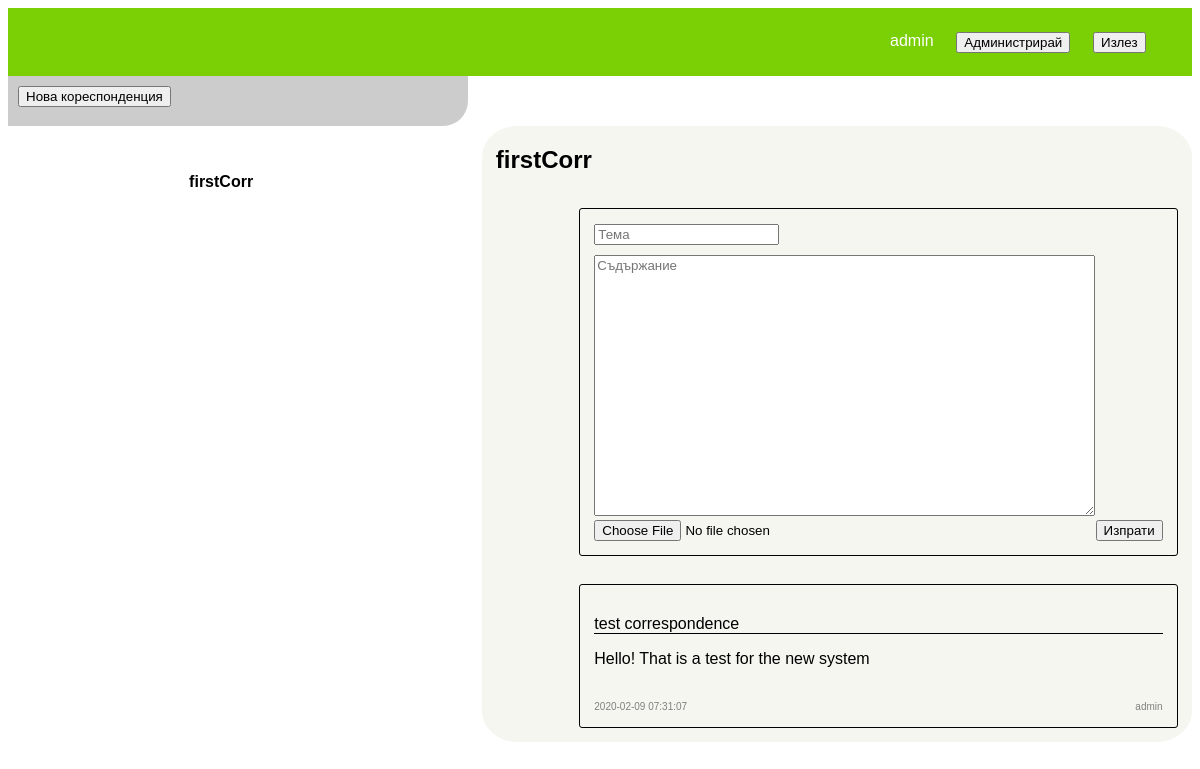
/View/main.php (signed in), run on the app's committed database.
### tables this page shows
CREATE TABLE CorrUsers (
	corrID INT NOT NULL,
	uID INT NOT NULL,
	isAnonymous BINARY NOT NULL DEFAULT '0',
	PRIMARY KEY (corrID, uID)
);

CREATE TABLE Correspondences (
	corrID INT NOT NULL AUTO_INCREMENT,
	title varchar(50) NOT NULL,
	datetimeCreated DATETIME NOT NULL DEFAULT NOW(),
	datetimeLast DATETIME NOT NULL DEFAULT NOW(),
	PRIMARY KEY (corrID)
);

CREATE TABLE Emails (
	corrID INT NOT NULL,
	emailID INT NOT NULL,
	fromUID INT NOT NULL,
	datetime DATETIME NOT NULL DEFAULT NOW(),
	subject varchar(250) NOT NULL,
	content varchar(8000),
	PRIMARY KEY (corrID, emailID)
);

CREATE TABLE Users (
	uID INT NOT NULL AUTO_INCREMENT,
	username varchar(100) NOT NULL UNIQUE,
	firstName varchar(100),
	lastName varchar(100),
	password varchar(100) NOT NULL,
	facID varchar(20) UNIQUE,
	admin BINARY NOT NULL DEFAULT '0',
	isDeleted BINARY NOT NULL DEFAULT '0',
	PRIMARY KEY (uID)
);

### Model/mainPageModel.php (called while the page is built, shortened)
<?php
function extractUserCorrs($uID) {
    require '../Model/dbConfig.php';
    $stmt = $connection->prepare("SELECT * FROM Correspondences JOIN CorrUsers ON Correspondences.corrID=CorrUsers.corrID WHERE CorrUsers.uid=? ORDER BY Correspondences.datetimeLast DESC");
    $stmt->execute([$uID]);
    $result = $stmt->fetchAll(PDO::FETCH_ASSOC);
    return $result;
}
function extractCorrEmails($corrID, $uID) {
    require '../Model/dbConfig.php';
    $stmt = $connection->prepare("SELECT * FROM Emails e JOIN CorrUsers c ON e.corrID=c.corrID AND c.corrID =? WHERE c.uID=?  AND e.emailID NOT IN (SELECT emailID FROM ReadEmails as re WHERE re.corrID=e.corrID AND re.uID=?);");
    $stmt->execute([$corrID, $uID, $uID]);
    $toBeRead = $stmt->fetchAll(PDO::FETCH_ASSOC);
    foreach ($toBeRead as $email){
        $stmt = $connection->prepare("INSERT INTO ReadEmails(corrID, emailID, uID) VALUES(?, ?, ?)");
        $stmt->execute([$corrID, $email['emailID'], $uID]);
    }
    $stmt = $connection->prepare("SELECT * FROM Emails as e
        JOIN Users as u ON e.fromUID=u.uID
        JOIN CorrUsers as cu on e.fromUID=cu.uID AND cu.corrID=e.corrID
        WHERE e.corrID=? ORDER BY e.emailID DESC");
    $stmt->execute([$corrID]);
    $result = $stmt->fetchAll(PDO::FETCH_ASSOC);
    return $result;
}
function extractUnread($uID) {
    require '../Model/dbConfig.php';
    $stmt = $connection->prepare("SELECT * FROM Emails e JOIN CorrUsers c ON e.corrID=c.corrID WHERE c.uID=?  AND e.emailID NOT IN (SELECT emailID FROM ReadEmails as re WHERE re.corrID=e.corrID AND re.uID=?);");
    $stmt->execute([$uID, $uID]);
    $result = $stmt->fetchAll(PDO::FETCH_ASSOC);
    return $result;
}
?>

### Controller/mainPageController.php (called while the page is built, shortened)
<?php
require '../Model/mainPageModel.php';
function getUserCorrs($uID) {
    return extractUserCorrs($uID);
}
function getCorrEmails($corrID, $uID) {
    if (belongsUserCorr($uID, $corrID)) {
        return extractCorrEmails($corrID, $uID);
    }
    return [];
}
function getUnread($uID) {
    return extractUnread($uID);
}
?>

### View/main.php (the view, shortened to what this page needs)
<?php
require '../Controller/mainPageController.php';
$uID = $_SESSION['uid'];
$username = $_SESSION['username'];
$unreadEmails = getUnread($uID);
$numUnreadEmails = count($unreadEmails);
$unreadCorrs = [];
foreach ($unreadEmails as $unreadEmail) {
    if (!in_array($unreadEmail['corrID'], $unreadCorrs)) {
        array_push($unreadCorrs, $unreadEmail['corrID']);
    }
}
$corrs = getUserCorrs($uID);
print <<< HTML
<!DOCTYPE html>
<html lang="bg">
<head>
    <meta charset="UTF-8">
    <meta name="viewport" content="width=device-width, user-scalable=no, initial-scale=1.0, maximum-scale=1.0, minimum-scale=1.0">
    <link rel="stylesheet" href="main.css">
    <title>MILfin ($numUnreadEmails)</title>
    <script>
        function newCorr() {
          var corrSubject = document.getElementById("corrSubject");
          var corrUsers = document.getElementById("corrUsers");
          var corrCreate = document.getElementById("corrCreate");
          corrSubject.style.display = "inline-block";
          corrUsers.style.display = "inline-block";
          corrCreate.style.display = "inline-block";
        }
    </script>
</head>
<body>
    <header class="header">
        <div>$username</div>
HTML;
if (isset($_SESSION['admin']) && $_SESSION['admin']) {
    echo "<form action='./admin.php' method='post'>
    <button>Администрирай</button>
    </form>";
}
print <<< HTML
    <form action='./processLogout.php' method='post'>
        <button>Излез</button>
    </form>
    </header>
    <div id="addCorr">
        <button type="button" onclick="newCorr()">Нова кореспонденция</button>
        <form action="./processAddCorr.php" method='post'>
            <input type='text' name='subjectCorr' placeholder='Тема' id='corrSubject' required/>
            <input type='text' name='usersCorr' placeholder='Потребители' id='corrUsers' required/>
            <input type="submit" id='corrCreate' value='&gt'/>
        </form>
    </div>
    <div id='navMain'>
    <nav>
        <ul>
HTML;
foreach ($corrs as $corr) {
    $corrID = $corr['corrID'];
    $corrTitle = $corr['title'];
    $isUnread = '';
    if (in_array($corrID, $unreadCorrs)) {
        $isUnread = 'unread';
    }
    echo "<li class='corr $isUnread' id='$corrID'>
            <form id='form$corrID' method='post' action='./main.php'>
            <input type='hidden' name='corrID' value='$corrID'>
            <input type='hidden' name='title' value='$corrTitle'>
            </form>
            <div onclick=\"document.getElementById('form$corrID').submit();\">$corrTitle</div>
        </li>";
}
$corrID = 0;
$corrTitle = '';
if (!isset($_POST['corrID'])) {
    if (count($corrs) > 0) {
        $corrID = $corrs[0]['corrID'];
        $corrTitle = $corrs[0]['title'];
    }
}
else {
    $corrID = $_POST['corrID'];
    $corrTitle = $_POST['title'];
}
$emails = [];
if ($corrID) {
    $emails = getCorrEmails($corrID, $uID);
}
print <<< HTML
        </ul>
    </nav>
    <main>
        <h2>$corrTitle</h2>
HTML;
if ($corrID) {
    echo "<div class='email sent'>
            <form method='post' enctype='multipart/form-data' action='./processSendEmail.php'>
                <input type='hidden' name='corrID' value='${corrID}'>
                <input type='text' name='subject' placeholder='Тема' class='formSubject' required/>
                <textarea rows='17' name='content' cols='60' placeholder='Съдържание'></textarea>
                <div>
                    <input type='file' name='file'/>
                    <input type='submit' value='Изпрати'/>
                </div>
            <form>
        </div>";
}
foreach($emails as $email) {
    $emailSubject = $email['subject'];
    $emailContent = $email['content'];
    $emailDatetime = $email['datetime'];
    $from = $email['username'];
    if($email['fromUID'] == $uID) {
        echo "<div class=\"email sent\">
                <pre class='subject'>$emailSubject</pre>
                <pre class='content'>$emailContent</pre>
                <div class='emailSmallInfo'>
                    <div>$emailDatetime</div>
                    <div>$from</div>
                </div>
            </div>";
    }
}
print <<< HTML
    </main>
    </div>
</body>
</html>
HTML;
?>

### View/main.css (style rules this page uses)
* { font-family: sans-serif; }
.header { background-color: #7acf05; padding: 2%; display: flex; justify-content: flex-end; font-size: 16px; color: white; }
.header > * { margin-right: 2%; }
#addCorr { height: 40px; padding-top: 10px; padding-left: 10px; overflow: hidden; }
#addCorr { width: 38%; background: #ccc; border-bottom-right-radius: 25px; }
#navMain { display: flex; justify-content: space-between; }
nav ul { list-style-type: none; padding: 5%; }
.corr { border-bottom: 1px solid black; list-style-type: none; text-align: center; cursor: pointer; padding: 9px; }
.unread { font-weight: bold; }
.corr:last-child { border-bottom: 0px; }
main { display: flex; flex-direction: column; justify-content: space-between; align-items: flex-start; background-color: #f4f6ef; border-radius: 5%; min-width: 60%; }
nav { min-width: 36%; }
nav, main { overflow-y: auto; }
h2 { margin-left: 2%; }
.email { border: 1px solid black; border-radius: 3px; margin: 2%; padding: 2%; width: 80%; }
.sent { align-self: flex-end; }
.emailSmallInfo { display: flex; justify-content: space-between; font-size: 10px; color: gray; padding-top: 3%; }
.subject { border-bottom: 1px solid black; }
form > input { display: block; margin-bottom: 10px; }
form > div { display: flex; justify-content: space-between; }

### data on the page
corrusers: corrID.title "firstCorr"
emails: subject "test correspondence", content "Hello! That is a test for the new system", datetime "2020-02-09 07:31:07", users.username "admin"

### other printed values
$username "admin"
